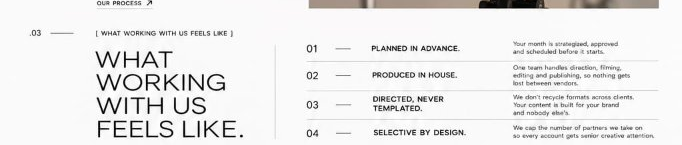
#> input picture scratch/sec3_detail.png, 682 x 145 px, found by its file name
$ python crop_sec3_parts.py
#> lines starting #> are read from the running program, lines starting #| are printed output that depends on the picture
from PIL import Image

im = Image.open('scratch/sec3_detail.png')
#> im is the input picture: PIL image 682x145 RGB; mean R, G, B 235.5, 234.9, 234.6
w, h = im.size
#> w = 682; h = 145

# Let's crop:
# 1. Left side: the heading "[ WHAT WORKING WITH US FEELS LIKE ]" and "WHAT WORKING WITH US FEELS LIKE."
heading_crop = im.crop((0, 0, 270, h))
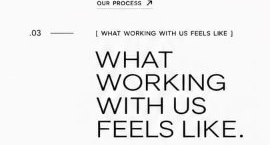
#> heading_crop: PIL image 270x145 RGB; mean R, G, B 236, 235.9, 235.9
heading_crop.save('scratch/sec3_heading.png')

# 2. Right side: the 4 rows
rows_crop = im.crop((270, 0, w, h))
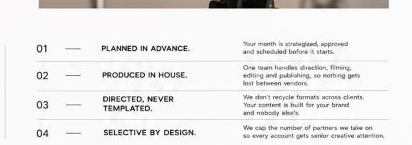
#> rows_crop: PIL image 412x145 RGB; mean R, G, B 235.1, 234.3, 233.8
rows_crop.save('scratch/sec3_rows.png')

print("Saved sec3_heading.png and sec3_rows.png")

$ run again, with scratch/about_sec3_think.png copied over scratch/sec3_detail.png
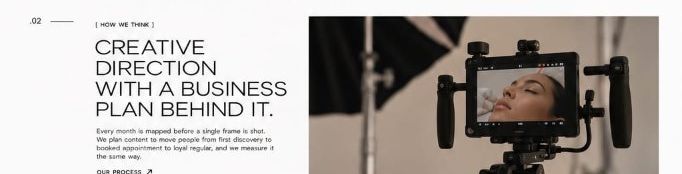
#> input picture scratch/about_sec3_think.png, 682 x 174 px, found by its file name
#> im is the input picture: PIL image 682x174 RGB; mean R, G, B 175.4, 169.8, 165.6
#> `heading_crop = im.crop((0, 0, 270, h))`:
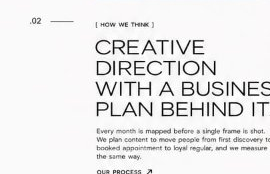
#> heading_crop: PIL image 270x174 RGB; mean R, G, B 234.9, 234.5, 234.7
#> `rows_crop = im.crop((270, 0, w, h))`:
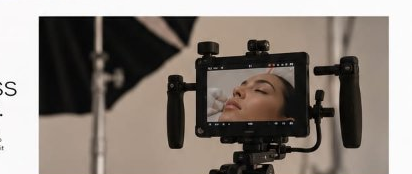
#> rows_crop: PIL image 412x174 RGB; mean R, G, B 136.5, 127.4, 120.3
